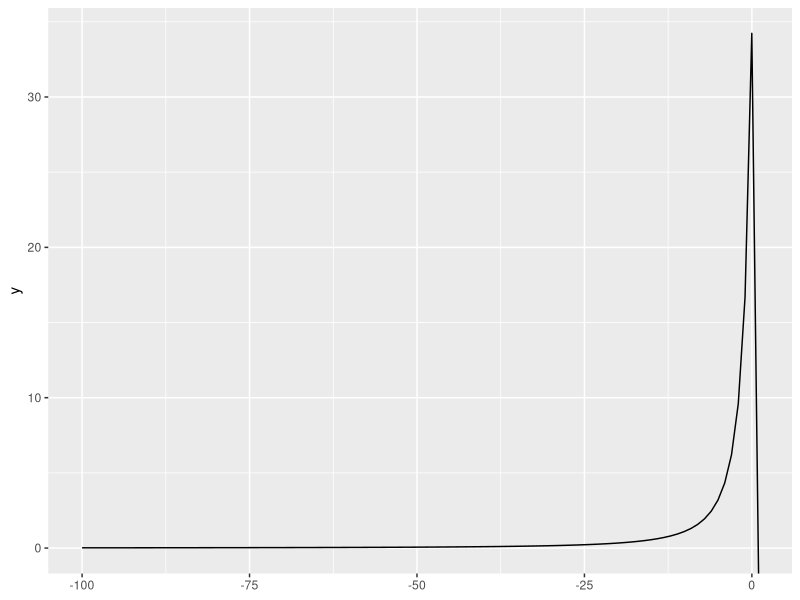

This figure's R source:
## ---- chunk 1
#Use this code chunk to include libraries, and set global options.
require(ggplot2)
## ---- chunk 2
# You can reference your code in the appendix (sample here).
## ---- chunk 3
data <- data.frame(Group=c("BNT162b2","Placebo","Total"), Cases=c(8,162,170), Sample_size=c(17411,17511,34922))

t <- data[data$Group=="BNT162b2", "Cases"]
n <- data[data$Group=="Total", "Cases"]
mle <- (n-2*t)/(n-t)
se <- 1/sqrt(8/((1-mle)^2)-170/((2-mle)^2))
z <- qnorm(0.975)

lower <- mle - z * se
upper <- mle + z * se

cat("[",lower,", ",upper,"]",sep="")

#second deriv is positive?
## ---- chunk 4
log_lik <- function(psi){
  log(choose(170,8))+8*log(1-psi)-8*log(2-psi)-162*log(2-psi)
}

second_deriv <- function(psi){
  -8/((1-psi)^2) + 170/((2-psi)^2)
}

ggplot() +
  geom_function(fun=second_deriv, xlim=c(-100,1))


second_deriv(0.2)
## ---- chunk 5
set.seed(414)

B <- 10000
sample_size <- 15
pi <- (1-mle)/(2-mle)

boot_df <- as.data.frame(replicate(n=B, expr={x <- rbinom(n=1,size=170, prob=pi)
                     (170 - 2*x)/(170-x)
                    }))
names(boot_df) <- c("est")
boot_df

lwr <- quantile(boot_df$est, 0.025)
upr <- quantile(boot_df$est, 0.975)

cat("[",lwr,", ",upr,"]",sep="")
## ---- chunk 6
# H0: psi is 0.3 . H1: otherwise
null <- 0.3
W <- 2*log_lik(mle)-2*log_lik(null)
pchisq(W, df=1, lower.tail=F)
## ---- chunk 7
set.seed(414)

unifs <- replicate(n=B, expr={x <- sample(size=1, 1:170, replace=T)
                    mle <- (170-2*x)/(170-x)
                    W <- 2*log_lik(mle)-2*log_lik(null)
                    })

sum(unifs>W, na.rm=T)
